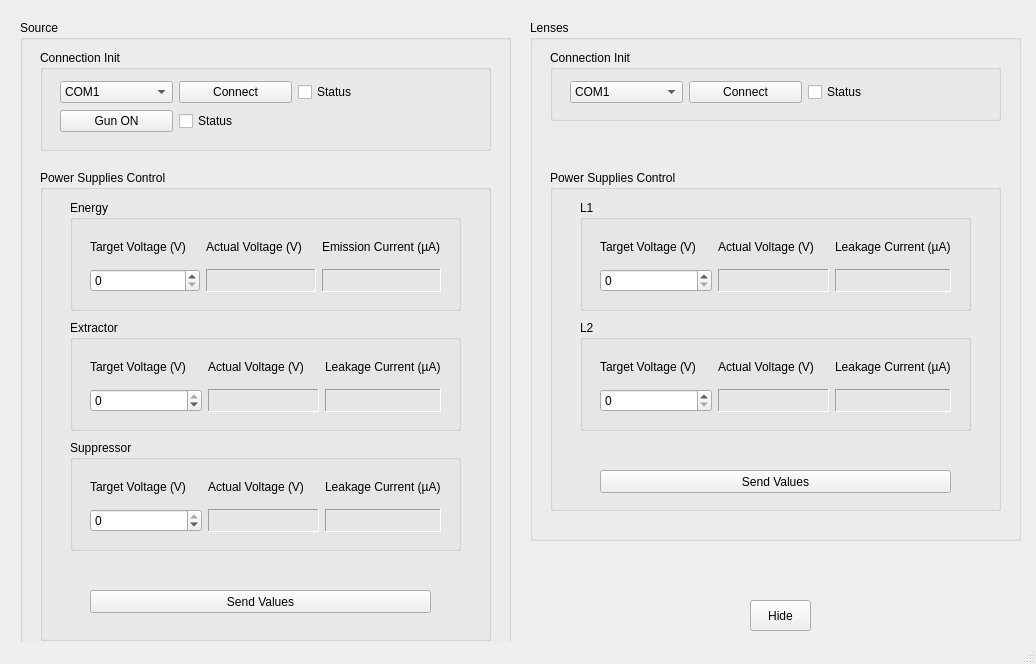
<?xml version="1.0" encoding="UTF-8"?>
<ui version="4.0">
 <class>MainWindow</class>
 <widget class="QMainWindow" name="MainWindow">
  <property name="geometry">
   <rect>
    <x>0</x>
    <y>0</y>
    <width>1036</width>
    <height>664</height>
   </rect>
  </property>
  <property name="windowTitle">
   <string>MainWindow</string>
  </property>
  <widget class="QWidget" name="centralwidget">
   <widget class="QGroupBox" name="Source">
    <property name="geometry">
     <rect>
      <x>20</x>
      <y>20</y>
      <width>491</width>
      <height>641</height>
     </rect>
    </property>
    <property name="title">
     <string>Source</string>
    </property>
    <widget class="QGroupBox" name="Source_PowerSuppliesControl">
     <property name="geometry">
      <rect>
       <x>20</x>
       <y>150</y>
       <width>451</width>
       <height>471</height>
      </rect>
     </property>
     <property name="font">
      <font>
       <weight>50</weight>
       <bold>false</bold>
      </font>
     </property>
     <property name="title">
      <string>Power Supplies Control</string>
     </property>
     <widget class="QPushButton" name="Source_SendValues">
      <property name="geometry">
       <rect>
        <x>50</x>
        <y>420</y>
        <width>341</width>
        <height>23</height>
       </rect>
      </property>
      <property name="text">
       <string>Send Values</string>
      </property>
     </widget>
     <widget class="QGroupBox" name="Energy">
      <property name="geometry">
       <rect>
        <x>30</x>
        <y>30</y>
        <width>391</width>
        <height>111</height>
       </rect>
      </property>
      <property name="title">
       <string>Energy</string>
      </property>
      <widget class="QWidget" name="layoutWidget">
       <property name="geometry">
        <rect>
         <x>20</x>
         <y>30</y>
         <width>351</width>
         <height>62</height>
        </rect>
       </property>
       <layout class="QGridLayout" name="grid_Energy">
        <item row="0" column="1">
         <widget class="QLabel" name="label_Energy_ActualVoltage">
          <property name="text">
           <string>Actual Voltage (V)</string>
          </property>
         </widget>
        </item>
        <item row="1" column="0">
         <widget class="QSpinBox" name="Energy_TargetVoltage">
          <property name="maximum">
           <number>10000</number>
          </property>
         </widget>
        </item>
        <item row="0" column="2">
         <widget class="QLabel" name="label_Energy_EmissionCurrent">
          <property name="text">
           <string>Emission Current (µA)</string>
          </property>
         </widget>
        </item>
        <item row="1" column="2">
         <widget class="QLabel" name="Energy_EmissionCurrent">
          <property name="frameShape">
           <enum>QFrame::Panel</enum>
          </property>
          <property name="frameShadow">
           <enum>QFrame::Sunken</enum>
          </property>
          <property name="text">
           <string/>
          </property>
         </widget>
        </item>
        <item row="1" column="1">
         <widget class="QLabel" name="Energy_ActualVoltage">
          <property name="frameShape">
           <enum>QFrame::Panel</enum>
          </property>
          <property name="frameShadow">
           <enum>QFrame::Sunken</enum>
          </property>
          <property name="text">
           <string/>
          </property>
         </widget>
        </item>
        <item row="0" column="0">
         <widget class="QLabel" name="label_Energy_TargetVoltage">
          <property name="text">
           <string>Target Voltage (V)</string>
          </property>
         </widget>
        </item>
       </layout>
      </widget>
     </widget>
     <widget class="QGroupBox" name="Energy_2">
      <property name="geometry">
       <rect>
        <x>30</x>
        <y>150</y>
        <width>391</width>
        <height>111</height>
       </rect>
      </property>
      <property name="title">
       <string>Extractor</string>
      </property>
      <widget class="QWidget" name="layoutWidget">
       <property name="geometry">
        <rect>
         <x>20</x>
         <y>30</y>
         <width>351</width>
         <height>62</height>
        </rect>
       </property>
       <layout class="QGridLayout" name="grid_Extractor">
        <item row="0" column="1">
         <widget class="QLabel" name="label_Extractor_ActualVoltage">
          <property name="text">
           <string>Actual Voltage (V)</string>
          </property>
         </widget>
        </item>
        <item row="1" column="0">
         <widget class="QSpinBox" name="Extractor_TargetVoltage">
          <property name="minimum">
           <number>-10000</number>
          </property>
          <property name="maximum">
           <number>0</number>
          </property>
         </widget>
        </item>
        <item row="0" column="2">
         <widget class="QLabel" name="label_Extractor_EmissionCurrent">
          <property name="text">
           <string>Leakage Current (µA)</string>
          </property>
         </widget>
        </item>
        <item row="1" column="2">
         <widget class="QLabel" name="Extractor_EmissionCurrent">
          <property name="frameShape">
           <enum>QFrame::Panel</enum>
          </property>
          <property name="frameShadow">
           <enum>QFrame::Sunken</enum>
          </property>
          <property name="text">
           <string/>
          </property>
         </widget>
        </item>
        <item row="0" column="0">
         <widget class="QLabel" name="label_Extractor_TargetVoltage">
          <property name="text">
           <string>Target Voltage (V)</string>
          </property>
         </widget>
        </item>
        <item row="1" column="1">
         <widget class="QLabel" name="Extractor_ActualVoltage">
          <property name="frameShape">
           <enum>QFrame::Panel</enum>
          </property>
          <property name="frameShadow">
           <enum>QFrame::Sunken</enum>
          </property>
          <property name="text">
           <string/>
          </property>
         </widget>
        </item>
       </layout>
      </widget>
     </widget>
     <widget class="QGroupBox" name="Energy_3">
      <property name="geometry">
       <rect>
        <x>30</x>
        <y>270</y>
        <width>391</width>
        <height>111</height>
       </rect>
      </property>
      <property name="title">
       <string>Suppressor</string>
      </property>
      <widget class="QWidget" name="layoutWidget_2">
       <property name="geometry">
        <rect>
         <x>20</x>
         <y>30</y>
         <width>351</width>
         <height>62</height>
        </rect>
       </property>
       <layout class="QGridLayout" name="grid_Suppressor">
        <item row="0" column="1">
         <widget class="QLabel" name="label_Supressor_ActualVoltage">
          <property name="text">
           <string>Actual Voltage (V)</string>
          </property>
         </widget>
        </item>
        <item row="1" column="0">
         <widget class="QSpinBox" name="Suppressor_TargetVoltage">
          <property name="minimum">
           <number>-10000</number>
          </property>
          <property name="maximum">
           <number>0</number>
          </property>
         </widget>
        </item>
        <item row="0" column="2">
         <widget class="QLabel" name="label_Suppressor_EmissionCurrent">
          <property name="text">
           <string>Leakage Current (µA)</string>
          </property>
         </widget>
        </item>
        <item row="1" column="2">
         <widget class="QLabel" name="Suppressor_EmissionCurrent">
          <property name="frameShape">
           <enum>QFrame::Panel</enum>
          </property>
          <property name="frameShadow">
           <enum>QFrame::Sunken</enum>
          </property>
          <property name="text">
           <string/>
          </property>
         </widget>
        </item>
        <item row="1" column="1">
         <widget class="QLabel" name="Suppressor_ActualVoltage">
          <property name="frameShape">
           <enum>QFrame::Panel</enum>
          </property>
          <property name="frameShadow">
           <enum>QFrame::Sunken</enum>
          </property>
          <property name="text">
           <string/>
          </property>
         </widget>
        </item>
        <item row="0" column="0">
         <widget class="QLabel" name="label_Supressor_TargetVoltage">
          <property name="text">
           <string>Target Voltage (V)</string>
          </property>
         </widget>
        </item>
       </layout>
      </widget>
     </widget>
    </widget>
    <widget class="QGroupBox" name="Source_Connection_Init">
     <property name="geometry">
      <rect>
       <x>20</x>
       <y>30</y>
       <width>451</width>
       <height>101</height>
      </rect>
     </property>
     <property name="title">
      <string>Connection Init</string>
     </property>
     <widget class="QWidget" name="layoutWidget">
      <property name="geometry">
       <rect>
        <x>20</x>
        <y>30</y>
        <width>351</width>
        <height>54</height>
       </rect>
      </property>
      <layout class="QGridLayout" name="gridLayout">
       <item row="0" column="0">
        <widget class="QComboBox" name="Source_COM_Choice">
         <item>
          <property name="text">
           <string>COM1</string>
          </property>
         </item>
         <item>
          <property name="text">
           <string>COM2</string>
          </property>
         </item>
         <item>
          <property name="text">
           <string>COM3</string>
          </property>
         </item>
         <item>
          <property name="text">
           <string>COM4</string>
          </property>
         </item>
         <item>
          <property name="text">
           <string>COM5</string>
          </property>
         </item>
         <item>
          <property name="text">
           <string>COM6</string>
          </property>
         </item>
         <item>
          <property name="text">
           <string>COM7</string>
          </property>
         </item>
        </widget>
       </item>
       <item row="0" column="1">
        <widget class="QPushButton" name="Source_Connect">
         <property name="text">
          <string>Connect</string>
         </property>
        </widget>
       </item>
       <item row="0" column="2">
        <widget class="QCheckBox" name="Source_COM_Status">
         <property name="text">
          <string>Status</string>
         </property>
        </widget>
       </item>
       <item row="1" column="0">
        <widget class="QPushButton" name="Source_Gun">
         <property name="text">
          <string>Gun ON</string>
         </property>
        </widget>
       </item>
       <item row="1" column="1">
        <widget class="QCheckBox" name="Source_Gun_Status">
         <property name="text">
          <string>Status</string>
         </property>
        </widget>
       </item>
      </layout>
     </widget>
    </widget>
   </widget>
   <widget class="QGroupBox" name="groupBox">
    <property name="geometry">
     <rect>
      <x>530</x>
      <y>20</y>
      <width>491</width>
      <height>521</height>
     </rect>
    </property>
    <property name="title">
     <string>Lenses</string>
    </property>
    <widget class="QGroupBox" name="L2_Connection_Init">
     <property name="geometry">
      <rect>
       <x>20</x>
       <y>30</y>
       <width>451</width>
       <height>71</height>
      </rect>
     </property>
     <property name="title">
      <string>Connection Init</string>
     </property>
     <widget class="QWidget" name="layoutWidget">
      <property name="geometry">
       <rect>
        <x>20</x>
        <y>30</y>
        <width>351</width>
        <height>25</height>
       </rect>
      </property>
      <layout class="QHBoxLayout" name="horizontalLayout">
       <item>
        <widget class="QComboBox" name="L2_COM_Choice">
         <item>
          <property name="text">
           <string>COM1</string>
          </property>
         </item>
         <item>
          <property name="text">
           <string>COM2</string>
          </property>
         </item>
         <item>
          <property name="text">
           <string>COM3</string>
          </property>
         </item>
         <item>
          <property name="text">
           <string>COM4</string>
          </property>
         </item>
         <item>
          <property name="text">
           <string>COM5</string>
          </property>
         </item>
         <item>
          <property name="text">
           <string>COM6</string>
          </property>
         </item>
         <item>
          <property name="text">
           <string>COM7</string>
          </property>
         </item>
        </widget>
       </item>
       <item>
        <widget class="QPushButton" name="L2_Connect">
         <property name="text">
          <string>Connect</string>
         </property>
        </widget>
       </item>
       <item>
        <widget class="QCheckBox" name="L2_COM_Status">
         <property name="text">
          <string>Status</string>
         </property>
        </widget>
       </item>
      </layout>
     </widget>
    </widget>
    <widget class="QGroupBox" name="Lenses_PowerSuppliesControl">
     <property name="geometry">
      <rect>
       <x>20</x>
       <y>150</y>
       <width>451</width>
       <height>341</height>
      </rect>
     </property>
     <property name="title">
      <string>Power Supplies Control</string>
     </property>
     <widget class="QGroupBox" name="L1">
      <property name="geometry">
       <rect>
        <x>30</x>
        <y>30</y>
        <width>391</width>
        <height>111</height>
       </rect>
      </property>
      <property name="title">
       <string>L1</string>
      </property>
      <widget class="QWidget" name="layoutWidget_3">
       <property name="geometry">
        <rect>
         <x>20</x>
         <y>30</y>
         <width>351</width>
         <height>62</height>
        </rect>
       </property>
       <layout class="QGridLayout" name="grid_L1">
        <item row="0" column="1">
         <widget class="QLabel" name="label_L1_ActualVoltage">
          <property name="text">
           <string>Actual Voltage (V)</string>
          </property>
         </widget>
        </item>
        <item row="1" column="0">
         <widget class="QSpinBox" name="L1_TargetVoltage">
          <property name="maximum">
           <number>10000</number>
          </property>
         </widget>
        </item>
        <item row="0" column="2">
         <widget class="QLabel" name="label_L1_LeakageCurrent">
          <property name="text">
           <string>Leakage Current (µA)</string>
          </property>
         </widget>
        </item>
        <item row="1" column="2">
         <widget class="QLabel" name="L1_LeakageCurrent">
          <property name="frameShape">
           <enum>QFrame::Panel</enum>
          </property>
          <property name="frameShadow">
           <enum>QFrame::Sunken</enum>
          </property>
          <property name="text">
           <string/>
          </property>
         </widget>
        </item>
        <item row="1" column="1">
         <widget class="QLabel" name="L1_ActualVoltage">
          <property name="frameShape">
           <enum>QFrame::Panel</enum>
          </property>
          <property name="frameShadow">
           <enum>QFrame::Sunken</enum>
          </property>
          <property name="text">
           <string/>
          </property>
         </widget>
        </item>
        <item row="0" column="0">
         <widget class="QLabel" name="label_L1_TargetVoltage">
          <property name="text">
           <string>Target Voltage (V)</string>
          </property>
         </widget>
        </item>
       </layout>
      </widget>
     </widget>
     <widget class="QGroupBox" name="L2">
      <property name="geometry">
       <rect>
        <x>30</x>
        <y>150</y>
        <width>391</width>
        <height>111</height>
       </rect>
      </property>
      <property name="title">
       <string>L2</string>
      </property>
      <widget class="QWidget" name="layoutWidget_4">
       <property name="geometry">
        <rect>
         <x>20</x>
         <y>30</y>
         <width>351</width>
         <height>62</height>
        </rect>
       </property>
       <layout class="QGridLayout" name="grid_L2">
        <item row="0" column="1">
         <widget class="QLabel" name="label_L2_ActualVoltage">
          <property name="text">
           <string>Actual Voltage (V)</string>
          </property>
         </widget>
        </item>
        <item row="1" column="0">
         <widget class="QSpinBox" name="L2_TargetVoltage">
          <property name="maximum">
           <number>10000</number>
          </property>
         </widget>
        </item>
        <item row="0" column="2">
         <widget class="QLabel" name="label_L2_LeakageCurrent">
          <property name="text">
           <string>Leakage Current (µA)</string>
          </property>
         </widget>
        </item>
        <item row="1" column="2">
         <widget class="QLabel" name="L2_LeakageCurrent">
          <property name="frameShape">
           <enum>QFrame::Panel</enum>
          </property>
          <property name="frameShadow">
           <enum>QFrame::Sunken</enum>
          </property>
          <property name="text">
           <string/>
          </property>
         </widget>
        </item>
        <item row="1" column="1">
         <widget class="QLabel" name="L2_ActualVoltage">
          <property name="frameShape">
           <enum>QFrame::Panel</enum>
          </property>
          <property name="frameShadow">
           <enum>QFrame::Sunken</enum>
          </property>
          <property name="text">
           <string/>
          </property>
         </widget>
        </item>
        <item row="0" column="0">
         <widget class="QLabel" name="label_L2_TargetVoltage">
          <property name="text">
           <string>Target Voltage (V)</string>
          </property>
         </widget>
        </item>
       </layout>
      </widget>
     </widget>
     <widget class="QPushButton" name="Lenses_SendValues">
      <property name="geometry">
       <rect>
        <x>50</x>
        <y>300</y>
        <width>351</width>
        <height>23</height>
       </rect>
      </property>
      <property name="text">
       <string>Send Values</string>
      </property>
     </widget>
    </widget>
   </widget>
   <widget class="QPushButton" name="Hide">
    <property name="geometry">
     <rect>
      <x>750</x>
      <y>600</y>
      <width>61</width>
      <height>31</height>
     </rect>
    </property>
    <property name="text">
     <string>Hide</string>
    </property>
   </widget>
  </widget>
  <widget class="QMenuBar" name="menubar">
   <property name="geometry">
    <rect>
     <x>0</x>
     <y>0</y>
     <width>1036</width>
     <height>21</height>
    </rect>
   </property>
  </widget>
  <widget class="QStatusBar" name="statusbar"/>
 </widget>
 <resources/>
 <connections/>
</ui>
